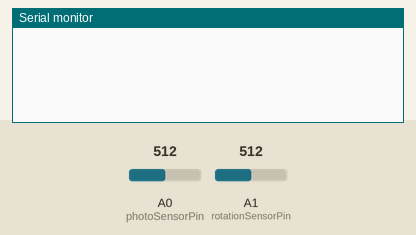
This sketch was run on a simulated Arduino Leonardo, built with avr-gcc and run on an emulated ATmega32U4. Parts: the last lines printed to the serial monitor. Inputs (shaded band) come from the test bench; at power-on: A1 (rotationSensorPin) = 512, A0 (photoSensorPin) = 512. USB keyboard and mouse output is not drawn.

Above: at 1.2 s.
1.3 s: A1 (rotationSensorPin) set to 716
At 2.5 s:
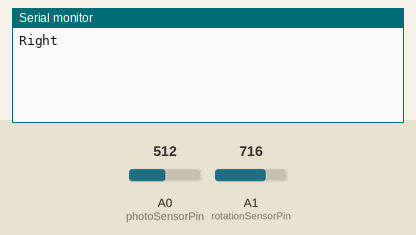
2.8 s: A1 (rotationSensorPin) set to 511
At 4.1 s:
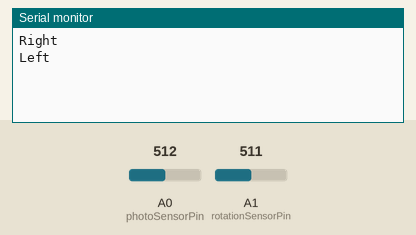

The sketch:

Etude4_Cassie_WenYue.ino
```cpp
// Etude 4 - Controllers for URDL
// URL for UDRL: https://itch.io/queue/c/632428/altctrlworkshop-clab?game_id=166720
//
// 22th October 2019
// Cassie & WenYue

#include <Keyboard.h>

int photoSensorPin = A0;
int rotationSensorPin = A1;
// Values for photosensor and rotation sensor
int pValue = 0;
int rValue = 0;
// Threshold for photo sensor
int pThreshold = 400;
// Controls for rotation sensor
int prevRValue;
int interval = 200;
// Photosensor input controls arrow key direction
// of rotation sensor
bool upDown = false;

void setup() {
  Keyboard.begin();
  prevRValue = analogRead(rotationSensorPin);
}

void loop() {
  // If photo sensor is covered, rotation sensor
  // controls up/down arrow keys
  pValue = analogRead(photoSensorPin);
  if (pValue < pThreshold) {
    upDown = true;
  }
  // If photo sensor uncovered, rotation sensor
  // controls left/right arrow keys
  else {
    upDown = false;
  }

  rValue = analogRead(rotationSensorPin);
  // If rotation sensor controlling up down arrow keys
  if (upDown) {
    // Upward change in rotation sensor value presses UP arrow
    if (rValue > prevRValue + interval) {
      Serial.println("Up");
      Keyboard.press(218);
      prevRValue = rValue;
      Keyboard.releaseAll();
    }
    // Downward change in rotation sensor value presses DOWN arrow
    else if (rValue < prevRValue - interval) {
      Serial.println("Down");
      Keyboard.press(217);
      prevRValue = rValue;
      Keyboard.releaseAll();
    }
    else {
      Keyboard.releaseAll();
    }

  }
  // If rotation sensor controlling left/right arrow keys
  else if (!upDown) {
    // Upward change in rotation sensor value presses RIGHT arrow
    if (rValue > prevRValue + interval) {
      Serial.println("Right");
      Keyboard.press(215);
      prevRValue = rValue;
      Keyboard.releaseAll();
    }
    // Downward change in rotation sensor value presses LEFT arrow
    else if (rValue < prevRValue - interval) {
      Serial.println("Left");
      Keyboard.press(216);
      prevRValue = rValue;
      Keyboard.releaseAll();
    }
    else {
      Keyboard.releaseAll();
    }

  }

  delay(50);
}
```

Measured:
- after the input at 1.3 s, the serial monitor: prints a new line at once (image 1)
- after the input at 2.8 s, the serial monitor: prints a new line at once (image 2)
